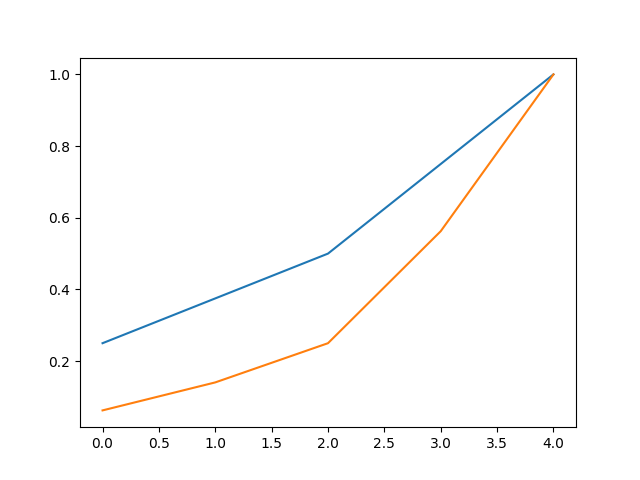

Recreate this plot in Python.
import matplotlib.pyplot as plt

width = [320, 480, 640, 960, 1280]
height = [180, 270, 360, 540, 720]

widthState = []
pixelState = []
for i in range(len(width)):
    widthState.append(width[i] / max(width))
    pixelState.append(width[i] * height[i] /1280 / 720)

plt.plot(range(0, 5), widthState)
plt.plot(range(0, 5), pixelState)
plt.savefig('tmpTry/widthState.png')